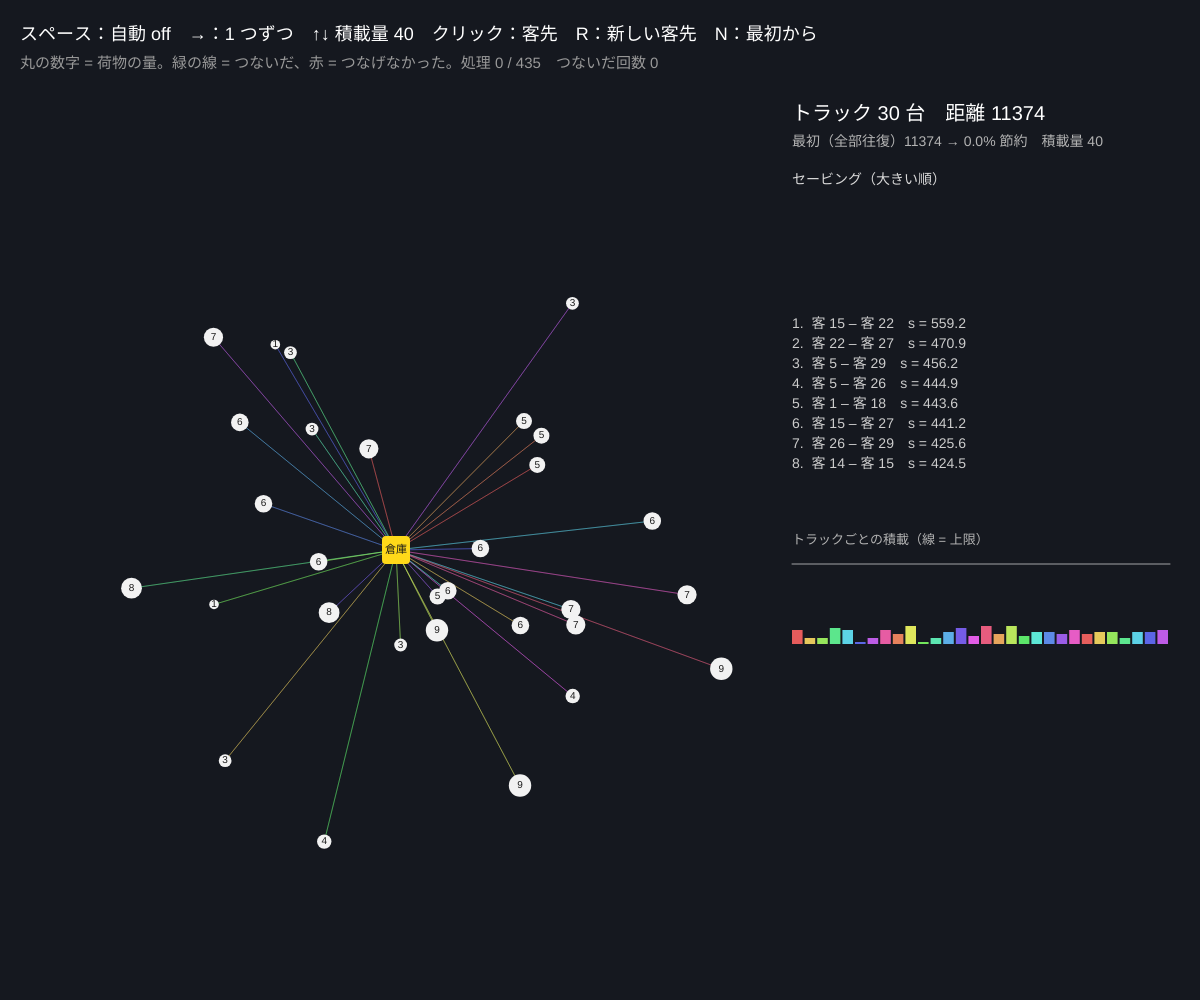
Frame 1 (no input)
Frame 60 (no input): identical to frame 1, image omitted
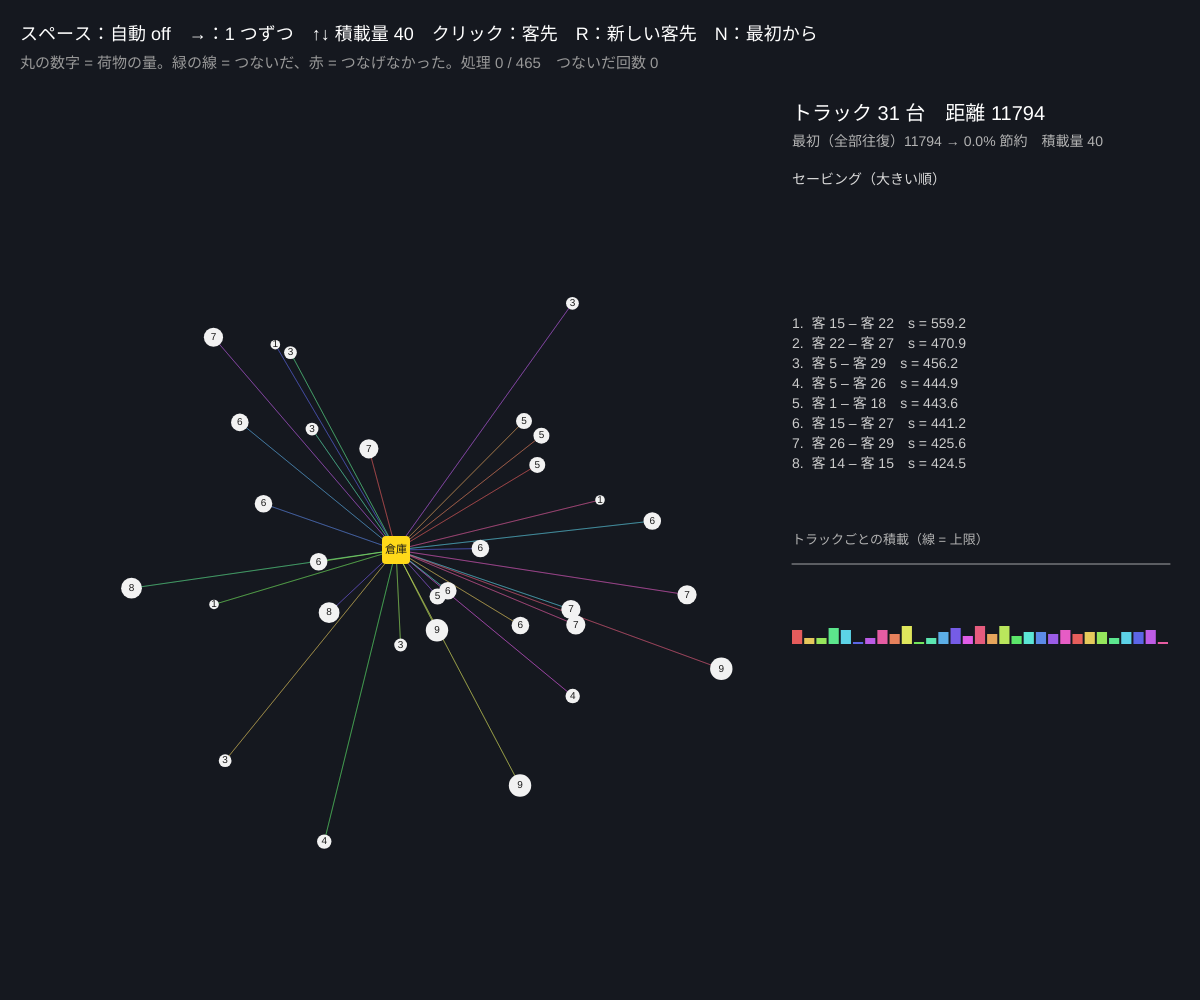
Frame 120 (the mouse pressed at the canvas centre since frame 60)

The p5.js sketch that drew these frames (run headless with seeded random() and noise() and a simulated clock; from frame 60 on, the mouse is pressed at the canvas centre):

// p5.js sketch
// ── sketch.js
// ============================================
// 12 配送計画（車両ルーティング）─ クラーク＝ライトのセービング法
// 倉庫から何台かのトラックで客先に荷物を届ける。1 台が積める量には上限がある。走る距離の合計を最小にしたい
//   はじめは 1 軒ごとに往復。i と j を 1 台でまとめて回ると、距離が s = d(倉庫,i) + d(倉庫,j) − d(i,j) だけ節約（セービング）できる
//   節約の大きい順に、積載量を超えなければ 2 つのルートをつなぐ（1964）
// スペース = 自動 ON/OFF / → = 1 つずつ / ↑↓ = トラックの積載量 / クリック = 客先を足す / R = 新しい客先 / N = 最初から
// ============================================

let nCust = 30;                        // ★ 客先の数
let depot, cust = [];                  // cust[i] = { x, y, q: 荷物の量 }
let cap = 40;                          // ★ トラック 1 台の積載量
let routes = [], routeOf = [];         // ルート（客先の番号の並び）と、客先がどのルートにいるか
let savings = [], sIdx = 0;
let running = false, lastSaving = null, merged = 0;

function setup() {
  createCanvas(windowWidth, windowHeight);
  colorMode(HSB, 360, 100, 100, 100);
  depot = { x: width * 0.33, y: height * 0.55 };
  newCustomers();
}
function newCustomers() {
  cust = [];
  for (let i = 0; i < nCust; i++) {
    let a = random(TWO_PI), r = random(60, min(width * 0.3, height * 0.4));
    cust.push({ x: depot.x + cos(a) * r, y: depot.y + sin(a) * r * 0.85, q: floor(random(1, 10)) });   // ★ 荷物の量 1〜9
  }
  restart();
}
function dd(a, b) { return Math.hypot(a.x - b.x, a.y - b.y); }
function loadOf(r) { return r.reduce((s, i) => s + cust[i].q, 0); }
function routeLen(r) { if (!r.length) return 0; let s = dd(depot, cust[r[0]]) + dd(cust[r[r.length - 1]], depot); for (let k = 0; k + 1 < r.length; k++) s += dd(cust[r[k]], cust[r[k + 1]]); return s; }
function totalLen() { return routes.reduce((s, r) => s + routeLen(r), 0); }

function restart() {
  routes = cust.map((_, i) => [i]);                 // 1 軒ずつ往復
  routeOf = cust.map((_, i) => i);
  // ★ セービング値を全部のペアで計算して、大きい順に並べる
  savings = [];
  for (let i = 0; i < cust.length; i++) for (let j = i + 1; j < cust.length; j++)
    savings.push({ i, j, s: dd(depot, cust[i]) + dd(depot, cust[j]) - dd(cust[i], cust[j]) });
  savings.sort((a, b) => b.s - a.s);
  sIdx = 0; lastSaving = null; merged = 0;
}
// ★ セービングを 1 つ処理する
function stepSaving() {
  if (sIdx >= savings.length) { running = false; return; }
  let sv = savings[sIdx++], ri = routeOf[sv.i], rj = routeOf[sv.j];
  lastSaving = { ...sv, ok: false, why: '' };
  if (ri === rj) { lastSaving.why = '同じルート'; return; }
  let A = routes[ri], B = routes[rj];
  let endI = A[0] === sv.i ? 'head' : A[A.length - 1] === sv.i ? 'tail' : null;
  let endJ = B[0] === sv.j ? 'head' : B[B.length - 1] === sv.j ? 'tail' : null;
  if (!endI || !endJ) { lastSaving.why = 'ルートの途中にいる'; return; }
  if (loadOf(A) + loadOf(B) > cap) { lastSaving.why = '積載量オーバー（' + (loadOf(A) + loadOf(B)) + ' > ' + cap + '）'; return; }
  // i が A の最後、j が B の先頭 になるように向きをそろえてつなぐ
  if (endI === 'head') A.reverse();
  if (endJ === 'tail') B.reverse();
  let M = A.concat(B);
  routes[ri] = M; routes[rj] = [];
  for (let c of M) routeOf[c] = ri;
  lastSaving.ok = true; merged++;
}

function draw() {
  background(225, 30, 12);
  if (running) for (let k = 0; k < 3; k++) { stepSaving(); if (!running) break; }
  let used = routes.filter(r => r.length);

  // ルート
  used.forEach((r, k) => {
    let hu = (routes.indexOf(r) * 47) % 360;
    stroke(hu, 60, 95, r.length === 1 ? 35 : 90); strokeWeight(r.length === 1 ? 1 : 2.5); noFill();
    beginShape(); vertex(depot.x, depot.y); for (let c of r) vertex(cust[c].x, cust[c].y); vertex(depot.x, depot.y); endShape();
  });
  if (lastSaving) {
    let a = cust[lastSaving.i], b = cust[lastSaving.j];
    stroke(lastSaving.ok ? color(140, 90, 100) : color(0, 80, 100)); strokeWeight(5);
    line(a.x, a.y, b.x, b.y);
  }
  noStroke();
  for (let i = 0; i < cust.length; i++) {
    fill(0, 0, 95); circle(cust[i].x, cust[i].y, 8 + cust[i].q * 1.6);
    fill(0, 0, 10); textSize(10); textAlign(CENTER, CENTER); text(cust[i].q, cust[i].x, cust[i].y);
  }
  fill(50, 90, 100); rect(depot.x - 14, depot.y - 14, 28, 28, 4);
  fill(0, 0, 10); textSize(11); text('倉庫', depot.x, depot.y);
  textAlign(LEFT, BASELINE);

  // 右：数字・セービングの表
  let rx = width * 0.66, ry = 120;
  let L0 = cust.reduce((s, c) => s + 2 * dd(depot, c), 0), L = totalLen();
  fill(0, 0, 100); textSize(20); text('トラック ' + used.length + ' 台　距離 ' + nf(L, 1, 0), rx, ry);
  fill(0, 0, 70); textSize(14);
  text('最初（全部往復）' + nf(L0, 1, 0) + ' → ' + nf(100 * (1 - L / max(1, L0)), 1, 1) + '% 節約　積載量 ' + cap, rx, ry + 26);
  let ly = ry + 64;
  fill(0, 0, 85); textSize(14); text('セービング（大きい順）', rx, ly);
  for (let k = 0; k < 14; k++) {
    let idx = sIdx - 6 + k; if (idx < 0 || idx >= savings.length) continue;
    let sv = savings[idx], y = ly + 24 + k * 20;
    fill(idx === sIdx - 1 ? (lastSaving && lastSaving.ok ? color(140, 70, 100) : color(0, 70, 100)) : idx < sIdx ? color(0, 0, 45) : color(0, 0, 80));
    text((idx + 1) + '.  客 ' + sv.i + ' – 客 ' + sv.j + '　s = ' + nf(sv.s, 1, 1), rx, y);
  }
  if (lastSaving) { fill(lastSaving.ok ? color(140, 70, 100) : color(0, 70, 100)); textSize(15); text(lastSaving.ok ? '✓ つないだ' : '✗ ' + lastSaving.why, rx, ly + 330); }
  // 各トラックの積載
  let by = ly + 360;
  fill(0, 0, 70); textSize(13); text('トラックごとの積載（線 = 上限）', rx, by);
  let bw = (width - rx - 30) / max(1, used.length);
  used.forEach((r, k) => {
    let h = loadOf(r) / cap * 80;
    fill((routes.indexOf(r) * 47) % 360, 60, 90); rect(rx + k * bw, by + 100 - h, max(2, bw - 2), h);
  });
  stroke(0, 0, 100, 60); line(rx, by + 20, width - 30, by + 20); noStroke();

  fill(0, 0, 100); textSize(18);
  text('スペース：自動 ' + (running ? 'ON' : 'off') + '　→：1 つずつ　↑↓ 積載量 ' + cap + '　クリック：客先　R：新しい客先　N：最初から', 20, 40);
  fill(0, 0, 60); textSize(15);
  text('丸の数字 = 荷物の量。緑の線 = つないだ、赤 = つなげなかった。処理 ' + sIdx + ' / ' + savings.length + '　つないだ回数 ' + merged + (sIdx >= savings.length ? '　✓ 完了' : ''), 20, 68);
}

function mousePressed() {
  if (mouseX < width * 0.64 && mouseY > 90) { cust.push({ x: mouseX, y: mouseY, q: floor(random(1, 10)) }); restart(); }
}
function keyPressed() {
  if (key === ' ') running = !running;
  if (key === RIGHT_ARROW) stepSaving();
  if (key === UP_ARROW) { cap = min(200, cap + 5); restart(); }
  if (key === DOWN_ARROW) { cap = max(10, cap - 5); restart(); }
  if (key === 'r' || key === 'R') newCustomers();
  if (key === 'n' || key === 'N') { restart(); running = false; }
}

// ---------- やってみよう ----------
// 1. 積載量を 200（無制限）にすると 1 台になる。それは巡回セールスマン問題（08）の答えとどれくらい近い？
// 2. 積載量を 10 にするとトラックは何台？ 荷物の合計 ÷ 積載量 と比べよう（これより少なくはできない）
// 3. 完成した各ルートに 08 の 2-opt をかけると、さらに短くなる？
// 4. 「1 台の走行距離にも上限がある」（運転時間）制約を stepSaving に足してみよう
